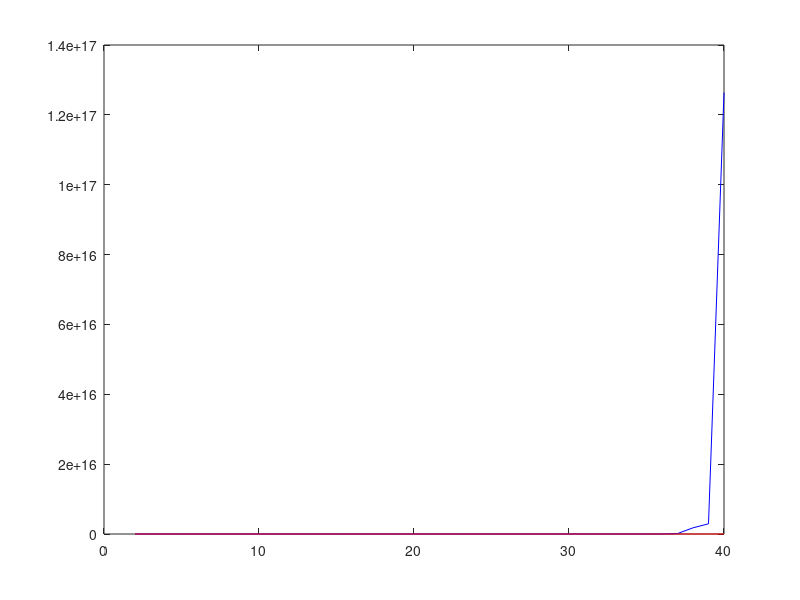

MATLAB code to generate this figure:
clc;
clear;
func = @(x) cos(x);

num = 40;
S = zeros(1, num-1);
for n = 2:num

    x = linspace(0, 5, n);
    L = zeros(1, n);
    for k = 1:n
        A = 1;
        for j = 1:n
            if j ~= k 
                A = conv(A,[1/(x(k)-x(j)), -x(j)/(x(k)-x(j))]);
            end
        end
        L = L + func(x(k)) * A;
    end
    
    N = 2000;
    t = linspace(0, 5, N);
    s = linspace(0, 5, N);
    for i = 1:N
        s(i) = abs(func(t(i)) - polyval(L,t(i)));
    end
    S(n-1) = max(s);
end

x = 2:num;
plot(x, S, '-b'); hold on;

for n = 2:num
    
    T = 1;
    temp_T1 = 1;
    temp_T2 = [1 0];
    for i = 3:n+1
        T = conv([2,0], temp_T2);
        dif = length(T) - length(temp_T1);
        for j = 1:length(temp_T1)
            T(j+dif) = T(j+dif) - temp_T1(j);
        end
        temp_T1 = temp_T2;
        temp_T2 = T;
    end

    x = roots(T);
    for i = 1:length(x)
        x(i) = 2.5*x(i)+2.5;
    end
    L = zeros(1, n);
    for k = 1:n
        A = 1;
        for j = 1:n
            if j ~= k 
                A = conv(A,[1/(x(k)-x(j)), -x(j)/(x(k)-x(j))]);
            end
        end
        L = L + func(x(k)) * A;
    end
    
    N = 2000;
    t = linspace(0, 5, N);
    s = linspace(0, 5, N);
    for i = 1:N
        s(i) = abs(func(t(i)) - polyval(L,t(i)));
    end
    S(n-1) = max(s);
end

x = 2:num;
plot(x, S, '-r'); hold on;